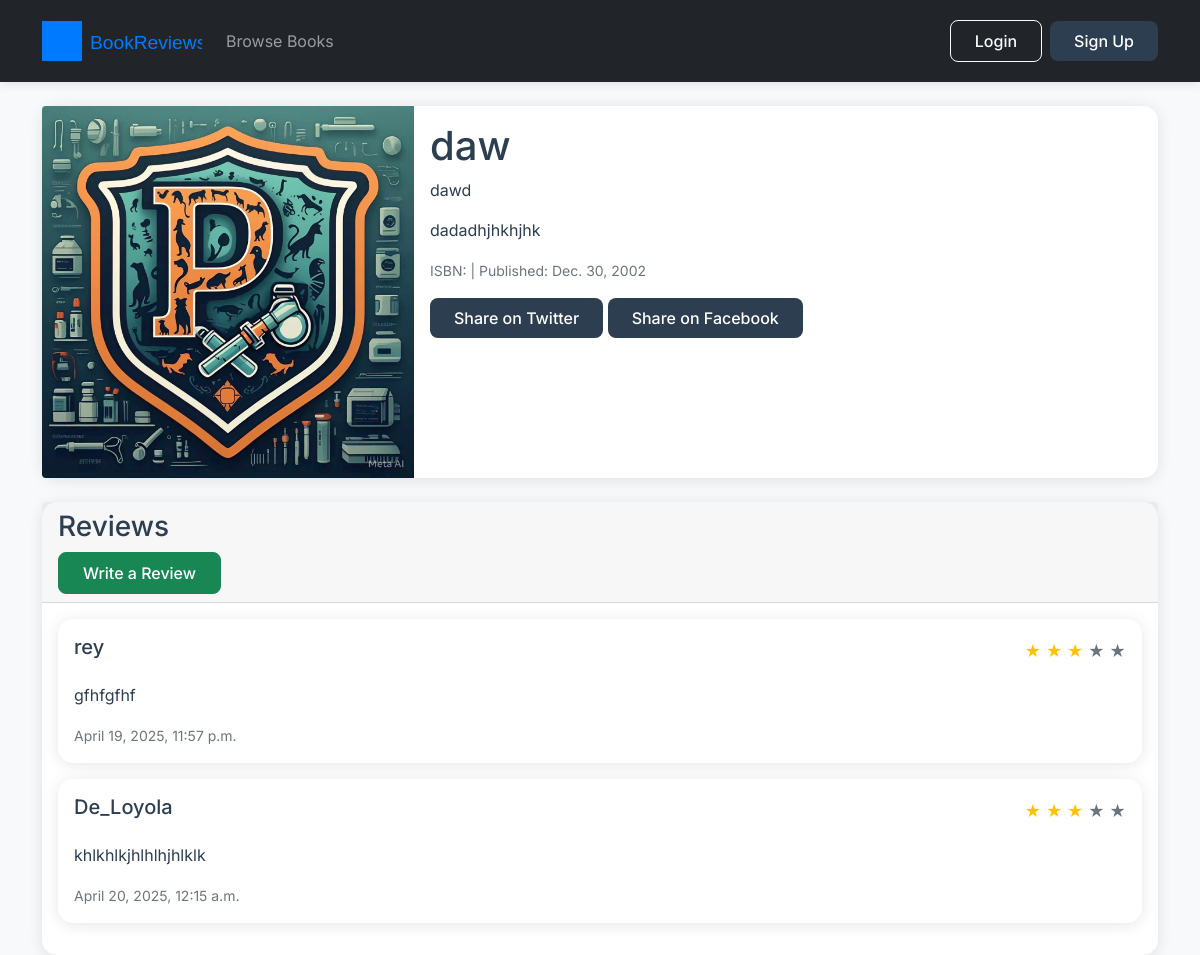
Screenshot of /book/1/ with the database file from the repository.
### reviews/models.py (models this page shows, shortened)
class Book(models.Model):
    title = models.CharField(max_length=200)
    author = models.CharField(max_length=200)
    published_date = models.DateField()
    cover_image = models.ImageField(upload_to='book_covers/', blank=True, null=True)
    description = models.TextField(blank=True)
    genres = models.ManyToManyField(Genre, related_name='books')
    language = models.CharField(max_length=50, default='English')
    pages = models.PositiveIntegerField(null=True, blank=True)

class Review(models.Model):
    book = models.ForeignKey(Book, on_delete=models.CASCADE)
    user = models.ForeignKey(User, on_delete=models.CASCADE)
    rating = models.IntegerField(
        validators=[MinValueValidator(1), MaxValueValidator(5)]
    )
    text = models.TextField()
    created_at = models.DateTimeField(auto_now_add=True)
    class Meta:
        unique_together = ('book', 'user')  # One review per user per book

### reviews/views.py (the view)
# urls.py: path('book/<int:pk>/', BookDetailView.as_view(), name='book-detail'),
class BookDetailView(DetailView):
    model = Book
    template_name = 'reviews/book_detail.html'
    def get_context_data(self, **kwargs):
        context = super().get_context_data(**kwargs)
        context['user_review'] = Review.objects.filter(
            book=self.object,
            user=self.request.user
        ).first() if self.request.user.is_authenticated else None
        return context

### reviews/templates/reviews/book_detail.html (shortened to what this page needs)
{% extends 'reviews/base.html' %}
{% block content %}
<div class="card mb-4">
    <div class="row g-0">
        <div class="col-md-4">
            {% if book.cover_image %}
            <img src="{{ book.cover_image.url }}" class="img-fluid rounded-start" alt="{{ book.title }}">
            {% endif %}
        </div>
        <div class="col-md-8">
            <div class="card-body">
                <h1 class="card-title">{{ book.title }}</h1>
                <p class="card-text">{{ book.author }}</p>
                <p class="card-text">{{ book.description }}</p>
                <p class="card-text">
                    <small class="text-muted">
                        ISBN: {{ book.isbn }} | Published: {{ book.published_date }}
                    </small>
                </p>
                <div class="share-buttons mt-3">
                    <a href="https://twitter.com/intent/tweet?text=Check out {{ book.title|urlencode }}&url={{ request.build_absolute_uri }}"
                       class="btn btn-primary" target="_blank">
                        Share on Twitter
                    </a>
                    <a href="https://www.facebook.com/sharer/sharer.php?u={{ request.build_absolute_uri|urlencode }}"
                       class="btn btn-primary" target="_blank">
                        Share on Facebook
                    </a>
                </div>
            </div>
        </div>
    </div>
</div>
<div class="card">
    <div class="card-header">
        <h3>Reviews</h3>
        {% if not user_review %}
            <a href="{% url 'review-create' book.pk %}" class="btn btn-success">Write a Review</a>
        {% endif %}
    </div>
    <div class="card-body">
        {% for review in book.review_set.all %}
        <div class="card mb-3">
            <div class="card-body">
                <div class="d-flex justify-content-between align-items-center mb-3">
                    <h5>{{ review.user.username }}</h5>
                    <div class="rating">
                        {% for _ in "12345" %}
                            {% if forloop.counter <= review.rating %}
                                <span class="text-warning">★</span>
                            {% else %}
                                <span class="text-secondary">★</span>
                            {% endif %}
                        {% endfor %}
                    </div>
                </div>
                <p>{{ review.text }}</p>
                <small class="text-muted">{{ review.created_at }}</small>
            </div>
        </div>
        {% empty %}
        <div class="alert alert-info">No reviews yet. Be the first to review!</div>
        {% endfor %}
    </div>
</div>
{% endblock %}

### reviews/static/reviews/css/style.css (style rules this page uses)
:root { --primary-color: #2c3e50; --secondary-color: #3498db; --accent-color: #e74c3c; --background-color: #f8f9fa; --text-color: #2c3e50; --card-shadow: 0 2px 15px rgba(0,0,0,0.1); }
body { background-color: var(--background-color); color: var(--text-color); font-family: 'Inter', system-ui, -apple-system, sans-serif; }
.card { border: none; border-radius: 15px; box-shadow: var(--card-shadow); transition: transform 0.3s ease; }
.rating { color: #f1c40f; }
.btn { border-radius: 8px; padding: 0.5rem 1.5rem; font-weight: 500; transition: all 0.3s ease; }
.btn-primary { background-color: var(--primary-color); border: none; }

### rows the page displays
Book: cover_image (picture), title "daw", author "dawd", description "dadadhjhkhjhk", published_date "Dec. 30, 2002"
Review: user.username "rey", rating 3 (drawn), text "gfhfgfhf", created_at "April 19, 2025, 11:57 p.m."
Review: user.username "De_Loyola", rating 3 (drawn), text "khlkhlkjhlhlhjhlklk", created_at "April 20, 2025, 12:15 a.m."
